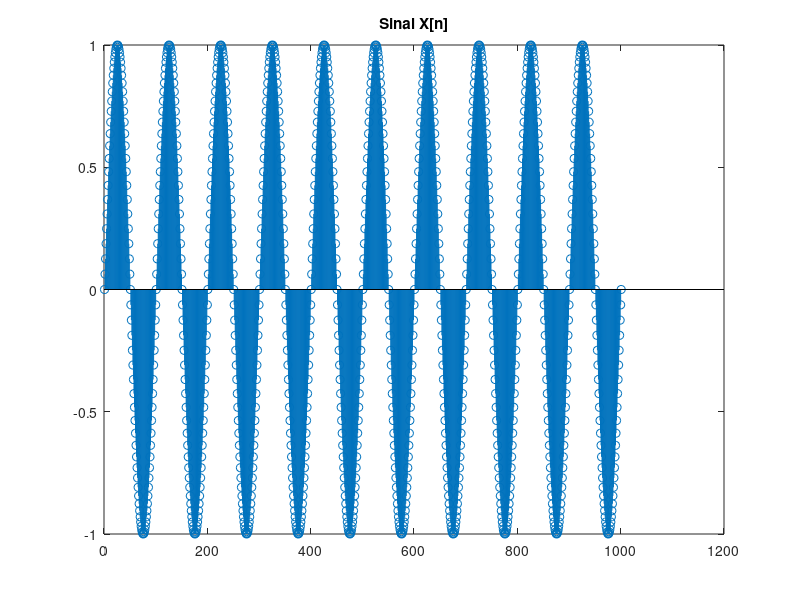

MATLAB code for this plot: (Note: this script raises an error after producing the figure.)
function plot_ruidoso
    t = -5 : 0.01:5;
    x7 = sin(2*pi*t);
    stem(x7);
    title("Sinal X[n]");
    figure
    amplitude_ruido = 0;
    x7_ruidoso = x7 + amplitude_ruido * randn(1,length(t));
    y7a = acumulador(x7_ruidoso);stem(y7a);title("Resposta acumulador para amplitude = 0");
    figure
    y7d = derivada_disc(x7_ruidoso);stem(y7d);title("Resposta derivada discreta para amplitude = 0");
    figure
    amplitude_ruido = 0.5;
    x7_ruidoso = x7 + amplitude_ruido * randn(1,length(t));
    y7a = acumulador(x7_ruidoso);stem(y7a);title("Resposta acumulador para amplitude = 0.5");
    figure
    y7d = derivada_disc(x7_ruidoso);stem(y7d);title("Resposta derivada discreta para amplitude = 0.5");
    figure
    amplitude_ruido = 1;
    x7_ruidoso = x7 + amplitude_ruido * randn(1,length(t));
    y7a = acumulador(x7_ruidoso);stem(y7a);title("Resposta acumulador para amplitude = 1");
    figure
    y7d = derivada_disc(x7_ruidoso);stem(y7d);title("Resposta derivada discreta para amplitude = 1");
end

